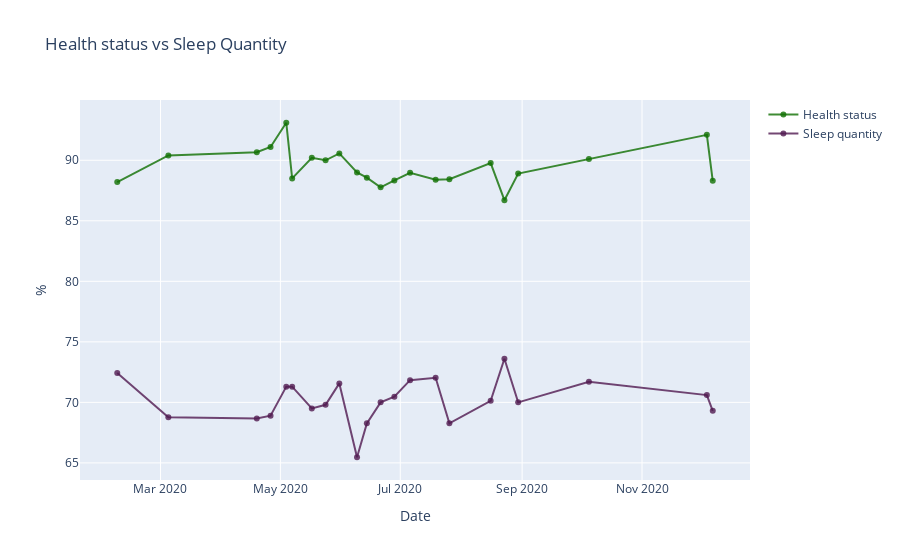

This figure's notebook cell:
### Code cell
# Creating trace1
trace1 = go.Scatter(
                    x = df_G_Health_Analysis[df_G_Health_Analysis["indicator_name"] == "Health status"].parameter,
                    y = df_G_Health_Analysis[df_G_Health_Analysis["indicator_name"] == "Health status"].value,
                    mode = "lines+markers",
                    name = "Health status",
                    marker = dict(color = 'rgba(16, 112, 2, 0.8)'),
)
# Creating trace2
trace2 = go.Scatter(
                    x = df_G_Health_Analysis[df_G_Health_Analysis["indicator_name"] == "Sleep quantity"].parameter,
                    y = df_G_Health_Analysis[df_G_Health_Analysis["indicator_name"] == "Sleep quantity"].value,
                    mode = "lines+markers",
                    name = "Sleep quantity",
                    marker = dict(color = 'rgba(80, 26, 80, 0.8)'),
)

data = [trace1, trace2]
layout = dict(title = 'Health status vs Sleep Quantity',
              xaxis= dict(title= 'Date',ticklen= 5,zeroline= False),yaxis= dict(title= '%',ticklen= 5,zeroline= False)
             )
fig = dict(data = data, layout = layout)
iplot(fig)

### Figure 1 — Plotly figure (JSON) as saved in the notebook; plotly's stock layout.template omitted (floating-point values rounded to 4 significant figures)
{"data": [{"marker": {"color": "rgba(16, 112, 2, 0.8)"}, "mode": "lines+markers", "name": "Health status", "type": "scatter", "x": ["2020-02-08T00:00:00", "2020-03-05T00:00:00", "2020-04-19T00:00:00", "2020-04-26T00:00:00", "2020-05-04T00:00:00", "2020-05-07T00:00:00", "2020-05-17T00:00:00", "2020-05-24T00:00:00", "2020-05-31T00:00:00", "2020-06-09T00:00:00", "2020-06-14T00:00:00", "2020-06-21T00:00:00", "2020-06-28T00:00:00", "2020-07-06T00:00:00", "2020-07-19T00:00:00", "2020-07-26T00:00:00", "2020-08-16T00:00:00", "2020-08-23T00:00:00", "2020-08-30T00:00:00", "2020-10-05T00:00:00", "2020-12-04T00:00:00", "2020-12-07T00:00:00"], "y": [88.2, 90.4, 90.67, 91.1, 93.1, 88.5, 90.2, 90, 90.57, 89, 88.57, 87.77, 88.33, 88.97, 88.4, 88.43, 89.77, 86.7, 88.9, 90.1, 92.1, 88.3]}, {"marker": {"color": "rgba(80, 26, 80, 0.8)"}, "mode": "lines+markers", "name": "Sleep quantity", "type": "scatter", "x": ["2020-02-08T00:00:00", "2020-03-05T00:00:00", "2020-04-19T00:00:00", "2020-04-26T00:00:00", "2020-05-04T00:00:00", "2020-05-07T00:00:00", "2020-05-17T00:00:00", "2020-05-24T00:00:00", "2020-05-31T00:00:00", "2020-06-09T00:00:00", "2020-06-14T00:00:00", "2020-06-21T00:00:00", "2020-06-28T00:00:00", "2020-07-06T00:00:00", "2020-07-19T00:00:00", "2020-07-26T00:00:00", "2020-08-16T00:00:00", "2020-08-23T00:00:00", "2020-08-30T00:00:00", "2020-10-05T00:00:00", "2020-12-04T00:00:00", "2020-12-07T00:00:00"], "y": [72.43, 68.77, 68.67, 68.9, 71.3, 71.3, 69.5, 69.8, 71.57, 65.47, 68.27, 70, 70.47, 71.83, 72.03, 68.27, 70.13, 73.6, 70, 71.7, 70.6, 69.3]}], "layout": {"title": {"text": "Health status vs Sleep Quantity"}, "xaxis": {"ticklen": 5, "title": {"text": "Date"}, "zeroline": false}, "yaxis": {"ticklen": 5, "title": {"text": "%"}, "zeroline": false}}}
